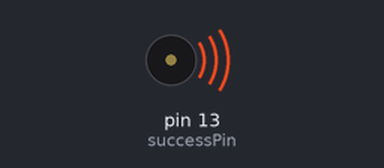
Recording of a sketch running on a simulated Arduino Uno, built with avr-gcc and run on an emulated ATmega328P. Parts: buzzer (waves = sounding).

Above: at 1.3 s.
At 6.2 s:
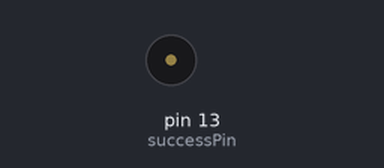
Timing chart, 0 to 11.3 s (numbered marks = the images above):
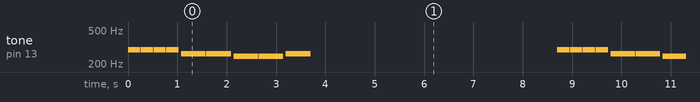

The sketch:

OrientalRiff.ino
```cpp
/*
This is the Oriental Riff;
an asian sounding tune made famous by the song "Kung Fu Fighting" by Carl Douglas
I choped it up in to 7 parts (indicated by the numbers) so we can use it for our belt system.
With every belt you hear a little more of the tune until, at the black belt, you hear the entire thing.
The letters indicate what note is played and how many times.
*/

const int successPin = 13;

void setup() {
  pinMode(successPin, OUTPUT);
}

void loop() {
  //DDDD  (D4)
  tone(successPin, 294, 250);
  delay(250);
  noTone(successPin);
  delay(10);
  tone(successPin, 294, 250);
  delay(250);
  noTone(successPin);
  delay(10);
  //1
  tone(successPin, 294, 250);
  delay(250);
  noTone(successPin);
  delay(10);
  tone(successPin, 294, 250);
  delay(250);
  noTone(successPin);

  delay(50);
  //2

  //CC  (C4)
  tone(successPin, 262, 500);
  delay(500);
  noTone(successPin);
  delay(10);
  //3
  tone(successPin, 262, 500);
  delay(500);
  noTone(successPin);

  delay(50);
  //4

  //BB  (B3)
  tone(successPin, 247, 500);
  delay(500);
  noTone(successPin);
  delay(10);
  //5
  tone(successPin, 247, 500);
  delay(500);
  noTone(successPin);

  delay(50);
  //6

  //C  (C4)
  tone(successPin, 262, 500);
  delay(500);
  noTone(successPin);
  //7

  delay(5000);
}
```

Measured:
- by itself, tone on pin 13 (successPin): repeats every 8.7 s: 3 × (silent 0.01 s, 294 Hz 0.25 s), silent 0.05 s, 262 Hz 0.50 s, silent 0.01 s, 262 Hz 0.50 s, silent 0.05 s, 247 Hz 0.50 s, silent 0.01 s, 247 Hz 0.50 s, silent 0.05 s, 262 Hz 0.50 s, silent 5.0 s, 294 Hz 0.25 s
